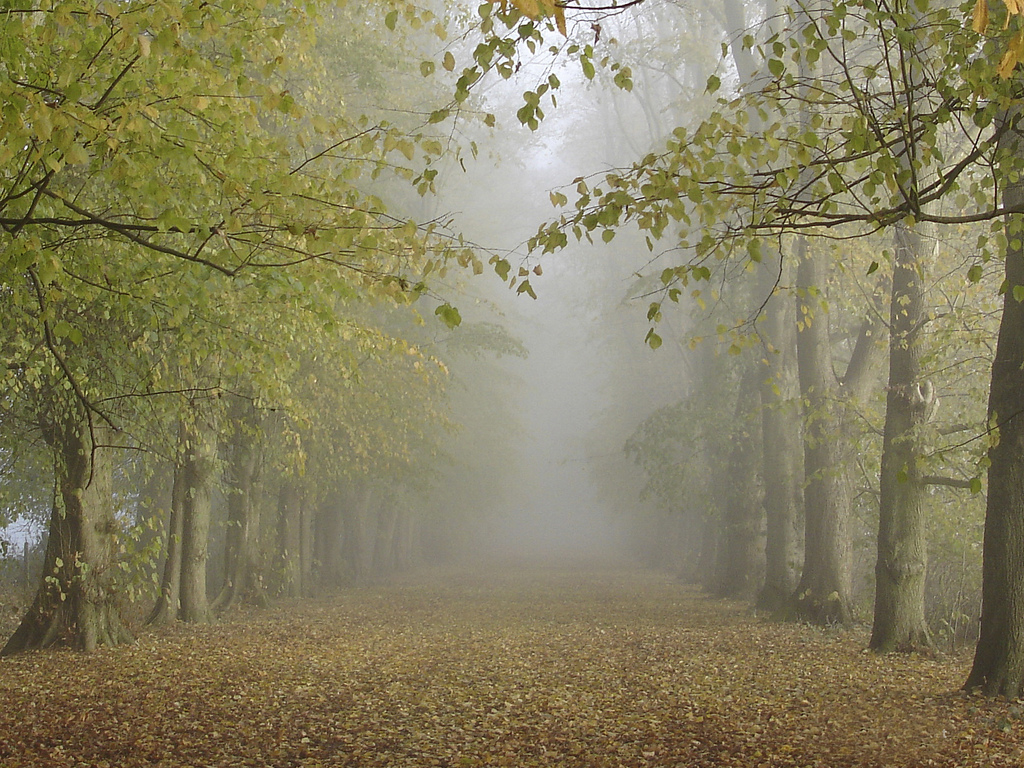
#> input picture data/raw_images/forest.jpg, 1024 x 768 px
$ python transmission_estimation.py ../../data/raw_images/forest.jpg
#> lines starting #> are read from the running program, lines starting #| are printed output that depends on the picture
#> further down, img is the input picture: shape (768, 1024, 3); mean R, G, B 133.5, 127.1, 94.7
### src/functions/darkchannelcomputation.py
import numpy as np
import matplotlib.pyplot as plt
import argparse
import os

from scipy import ndimage, datasets
from cache_utils import load_cache, save_cache, get_img_name


def darkchannelcomputation(I : np.ndarray, patch_size : int, img_name : str = None) -> np.ndarray:

    # Si un nom d'image est fourni, vérifier le cache
#> called with patch_size = 20, img_name = 'forest'
    if img_name is not None:
        cached = load_cache(img_name, 'dark_channel')
        if cached is not None:
            return cached

    I_min_canaux = np.min(I, axis=2)
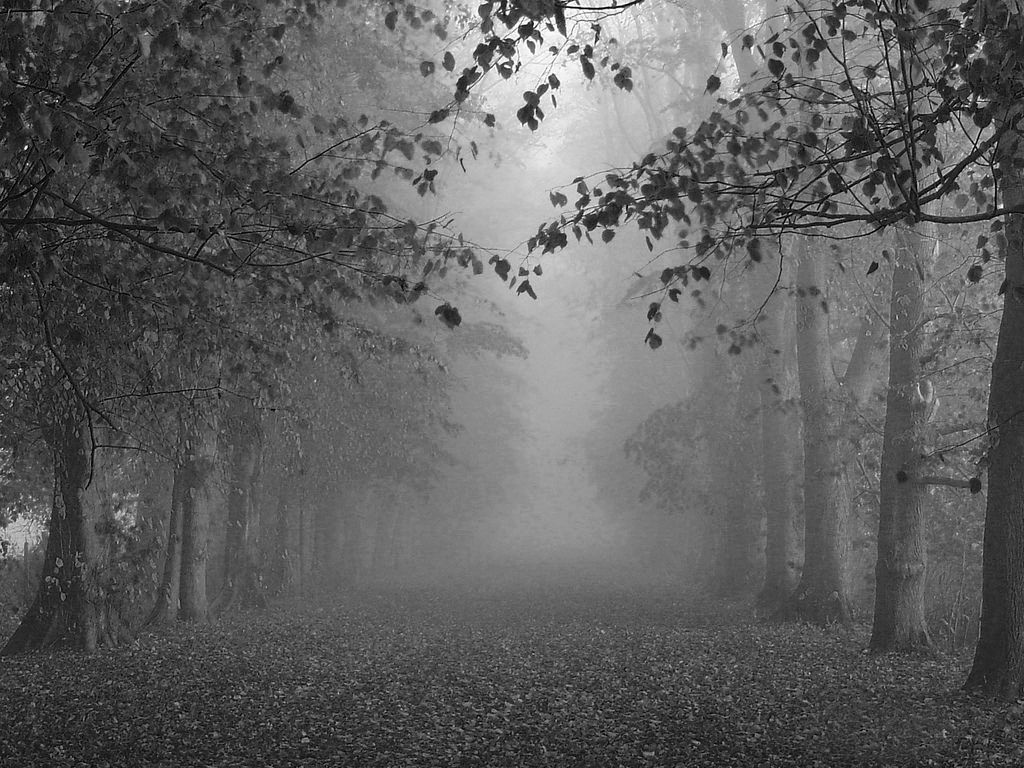
#> I_min_canaux: shape (768, 1024); min 0, max 255, mean 94.6

    # I_padded = np.pad(I_min_canaux,patch_size%2, 'constant', constant_values=255)

    dark_channel = ndimage.minimum_filter(I_min_canaux,patch_size)
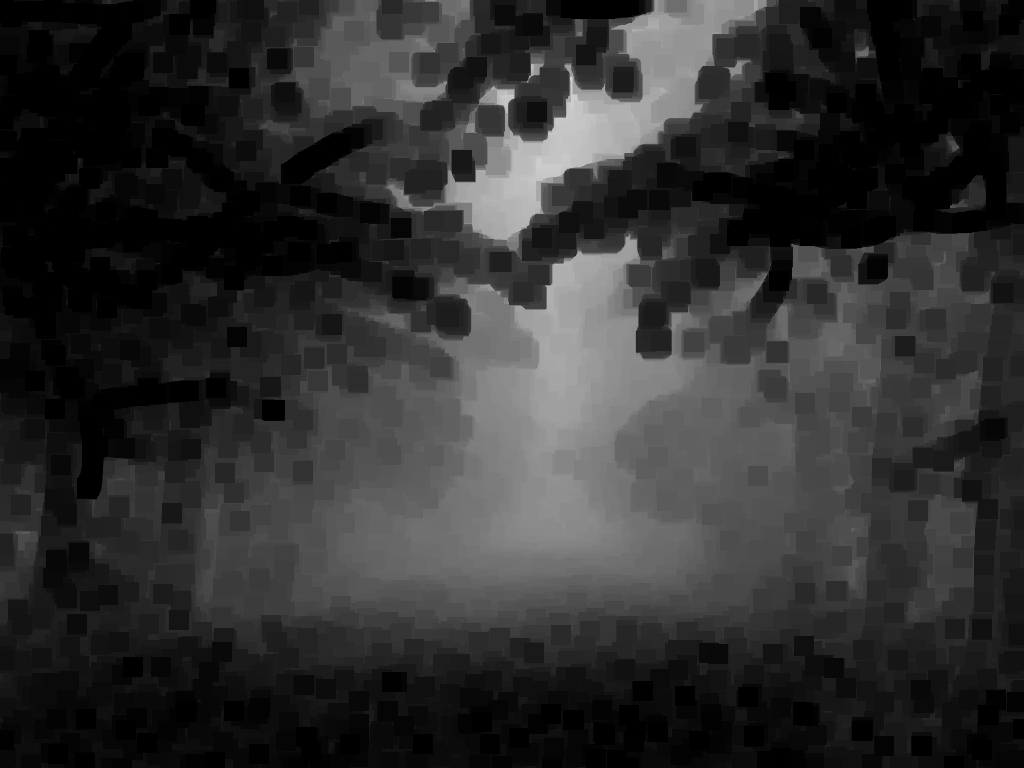
#> dark_channel: shape (768, 1024); min 0, max 208, mean 46.7


    # [8 lines of commented-out code are left out]
    if img_name is not None:
        save_cache(img_name, 'dark_channel', dark_channel)

    return dark_channel


# [16 lines that do not run on import are left out]

### src/functions/atmoslight.py
import numpy as np
import math
import matplotlib.pyplot as plt
import argparse
import os
import darkchannelcomputation
from scipy import ndimage, datasets
from cache_utils import load_cache, save_cache, get_img_name


def atmoslight(dark_channel : np.ndarray, I : np.ndarray, img_name : str = None) -> np.ndarray:

    # Si un nom d'image est fourni, vérifier le cache
#> called with img_name = 'forest'
    if img_name is not None:
        cached = load_cache(img_name, 'atmoslight')
        if cached is not None:
            return cached

    I_copie = I.copy()

    intensites = dark_channel.flatten() # vectorisation de l'image par lignes ( à vérifier )

    indices_tries = np.argsort(intensites)

    indices_tries = np.flip(indices_tries) # par ordre décroissant d'intensitées

    nb_valides = 0.001 * np.shape(indices_tries)[0]
#> nb_valides = 786.4

    nb_valides = round(nb_valides)
#> nb_valides = 786

    #print(nb_valides)

    valides = indices_tries[:nb_valides]
#> valides = 786 values, max 181794 at index 603, min 79418 at index 1, mean 147244.8

    coordonnees = np.zeros((nb_valides,2),dtype=int)

    for i, value in enumerate(valides):
        y = value % np.shape(I)[1]
        x = value // np.shape(I)[1]
        coordonnees[i] = [x,y]
#> this loop made 786 passes
#> (value, y, x) on passes 1 to 3: (79419, 571, 77), (79418, 570, 77), (80442, 570, 78)
#> after the loop, coordonnees = 786 pairs, first value 77 to 177, second value 501 to 576

    # a finir

    #print(np.shape(coordonnees))

    pixels_candidats = I[coordonnees[:,0], coordonnees[:,1]]
#> pixels_candidats = 786 rows, first 8: [239, 242, 251], [232, 235, 244], [232, 235, 244], [227, 231, 242], [223, 227, 238], [229, 233, 242], [230, 233, 242], [228, 232, 241]

    valeurs = np.sum(pixels_candidats, axis=1)
#> valeurs = 786 values, max 734 at index 181, min 617 at index 560, mean 660.9

    idx_max = np.argmax(valeurs)
#> idx_max = 181

    # [12 lines of commented-out code are left out]

    result = pixels_candidats[idx_max]
#> result = [238, 245, 251]

    # Sauvegarder dans le cache
    if img_name is not None:
        save_cache(img_name, 'atmoslight', result)

    return result

# [10 lines that do not run on import are left out]

### src/functions/cache_utils.py
"""
Utilitaire de cache pour sauvegarder/charger les résultats intermédiaires
dans data/files/{img_name}_{étape}.npy
"""
import numpy as np
import os

# Chemin vers le dossier data/files, relatif à ce fichier
_CURRENT_DIR = os.path.dirname(os.path.abspath(__file__))
_DATA_DIR = os.path.abspath(os.path.join(_CURRENT_DIR, '../../data/files'))


def _get_path(img_name: str, step: str) -> str:
    """Construit le chemin vers le fichier cache pour une image et une étape."""
    return os.path.join(_DATA_DIR, f'{img_name}_{step}.npy')


def load_cache(img_name: str, step: str):
    """
    Charge un résultat depuis le cache s'il existe.
    Retourne le tableau numpy ou None si le fichier n'existe pas.
    """
    path = _get_path(img_name, step)
    if os.path.exists(path):
        return np.load(path, allow_pickle=True)
    return None


def save_cache(img_name: str, step: str, data: np.ndarray):
    """Sauvegarde un résultat dans le cache."""
    os.makedirs(_DATA_DIR, exist_ok=True)
    path = _get_path(img_name, step)
    np.save(path, data)


def get_img_name(img_path: str) -> str:
    """Extrait le nom de l'image (sans extension) à partir du chemin."""
    return os.path.splitext(os.path.basename(img_path))[0]

### src/functions/transmission_estimation.py
import numpy as np
import matplotlib.pyplot as plt
import argparse
import os

from darkchannelcomputation import darkchannelcomputation as dcp

from atmoslight import atmoslight as al
from cache_utils import load_cache, save_cache, get_img_name

def transmission_estimation(I : np.ndarray, patch_size : int, omega=0.95, img_name : str = None) -> np.ndarray:

    # Si un nom d'image est fourni, vérifier le cache
    if img_name is not None:
        cached_t = load_cache(img_name, 'transmission_estimation')
        cached_A = load_cache(img_name, 'atmoslight')
        if cached_t is not None and cached_A is not None:
            return cached_t, cached_A

    dark_channel = dcp(I, patch_size, img_name)

    A = al(dark_channel, I, img_name)
#> A = [238, 245, 251]

    # Normalisation

    I_copie = I.copy()

    I_normee = np.divide(I_copie,A)

    I_filtree = dcp(I_normee,patch_size)

    t = np.ones(shape=np.shape(I_filtree)) - omega * I_filtree
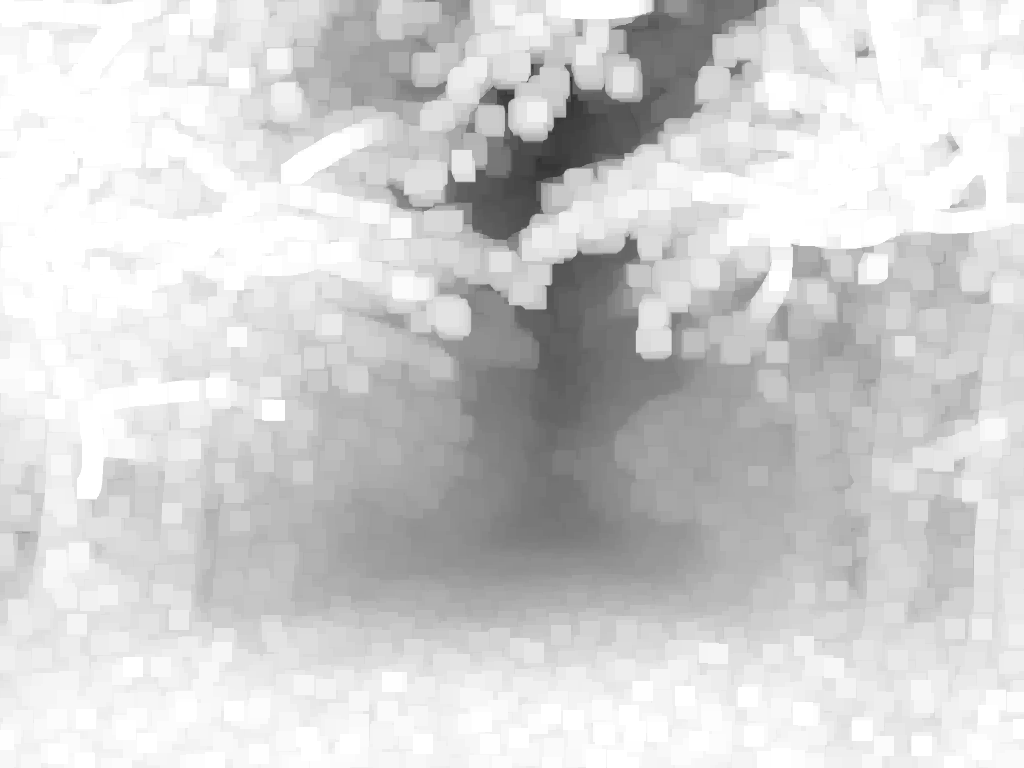
#> t: shape (768, 1024) float64; min 0.194, max 1, mean 0.823

    # Sauvegarder dans le cache
    if img_name is not None:
        save_cache(img_name, 'transmission_estimation', t)

    return t, A


if __name__ == "__main__":
    parser = argparse.ArgumentParser(description="Estimation de la transmission.")
    parser.add_argument("image", type=str, help="Chemin vers l'image d'entrée")
    parser.add_argument("--patch-size", type=int, default=20, help="Taille du patch pour le dark channel (défaut: 20)")
    parser.add_argument("--omega", type=float, default=0.95, help="Coefficient omega pour l'estimation de transmission (défaut: 0.95)")
    args = parser.parse_args()

    img_path = os.path.abspath(args.image)
    img_name = get_img_name(img_path)
    img = plt.imread(img_path)
    transminsion, A = transmission_estimation(img, args.patch_size, omega=args.omega, img_name=img_name)
#> A = [238, 245, 251]
    fig = plt.figure()
    original = fig.add_subplot(1, 2, 1)
    original.imshow(img)
    dark = fig.add_subplot(1, 2, 2)
    dark.imshow(transminsion, cmap='gray')
    plt.show()
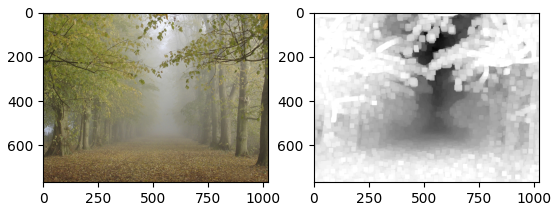
#> figure drawn by matplotlib, 2 panels

$ run again, on data/raw_images/stadium.jpg
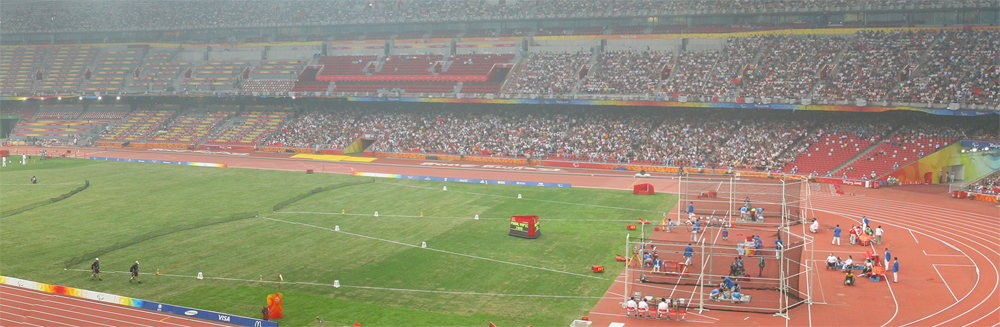
#> input picture data/raw_images/stadium.jpg, 1000 x 327 px
#> img is the input picture: shape (327, 1000, 3); mean R, G, B 150.9, 141.2, 119.4
#> in darkchannelcomputation, `dark_channel = ndimage.minimum_filter(I_min_canaux,patch_size)`:
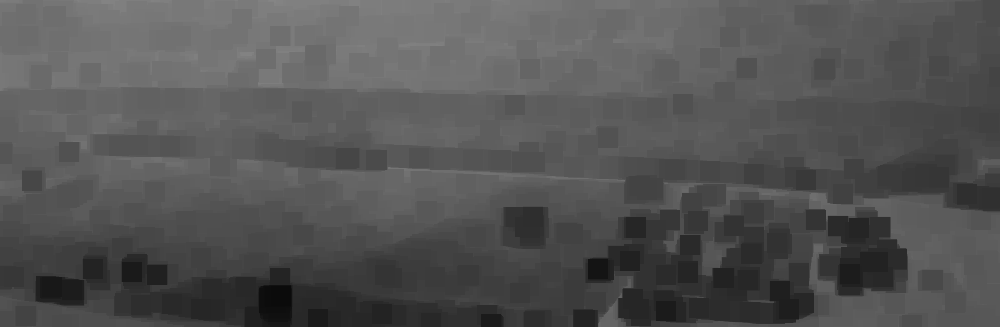
#> dark_channel: shape (327, 1000); min 11, max 133, mean 83.6
#> valides = 327 values, max 55251 at index 88, min 77 at index 215, mean 12075.9
#> the loop in atmoslight, `for i, value in enumerate(valides):` made 327 passes
#> (value, y, x) on passes 1 to 3: (273, 273, 0), (270, 270, 0), (1275, 275, 1)
#> after the loop in atmoslight, `for i, value in enumerate(valides):`: coordonnees = 327 pairs, first value 0 to 55, second value 77 to 441
#> pixels_candidats = 327 rows, first 8: [151, 161, 162], [148, 166, 166], [152, 169, 176], [147, 166, 164], [147, 171, 171], [147, 160, 166], [148, 164, 164], [149, 165, 165]
#> valeurs = 327 values, max 519 at index 209, min 429 at index 232, mean 473.1
#> idx_max = 209
#> result = [167, 175, 177]
#> in transmission_estimation, `t = np.ones(shape=np.shape(I_filtree)) - omega * I_filtree`:
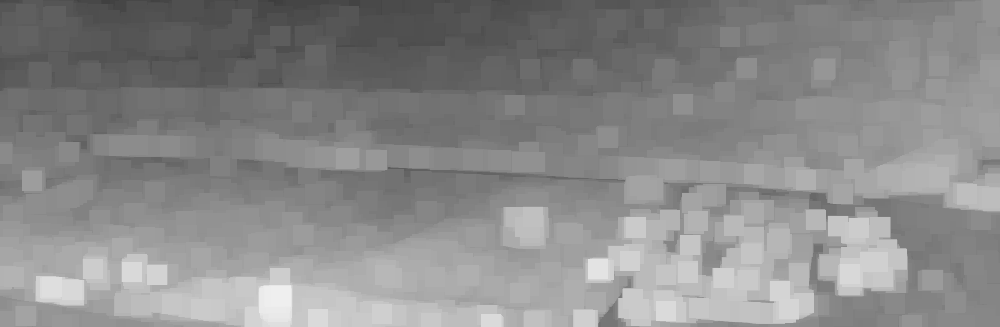
#> t: shape (327, 1000) float64; min 0.243, max 0.941, mean 0.542
